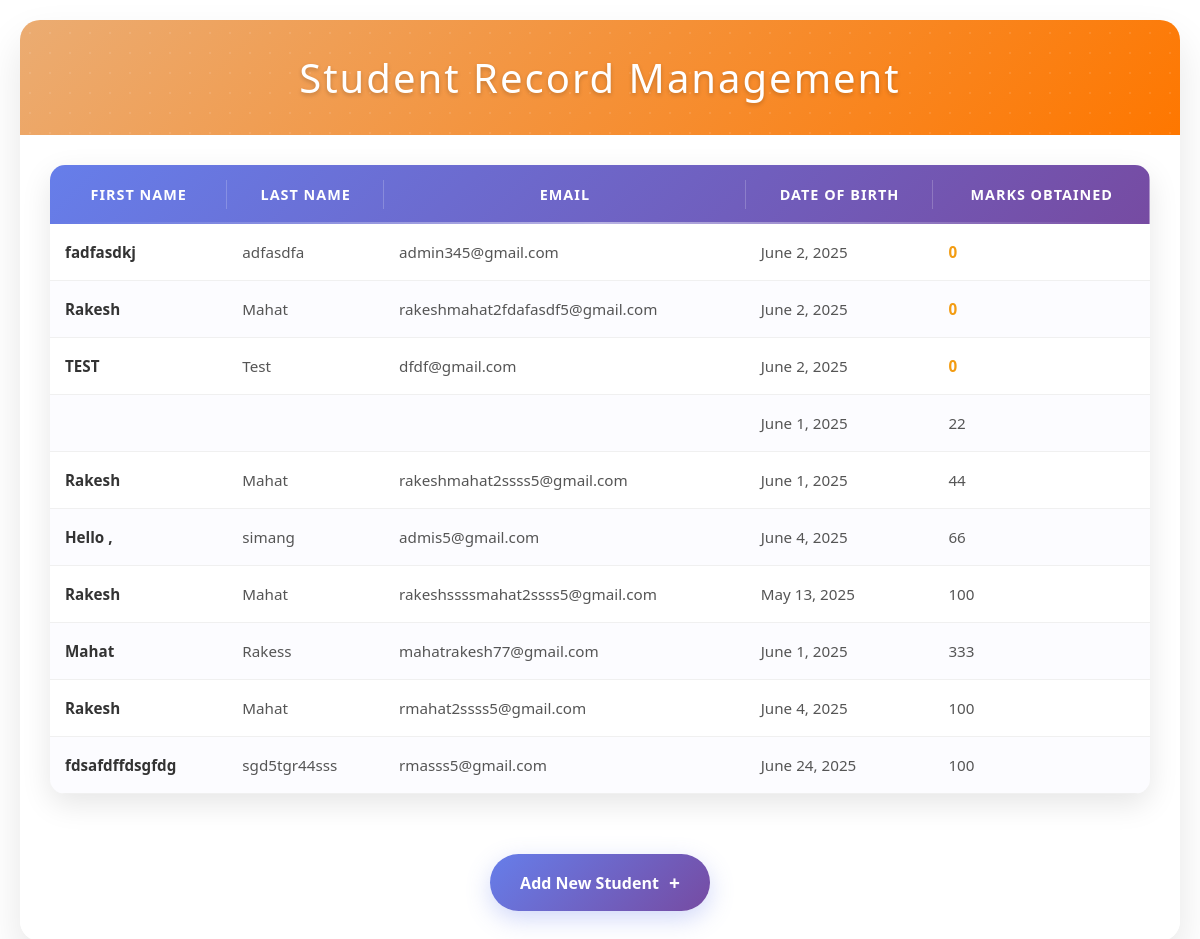
The page / on the database its author committed.
### home/models.py (models this page shows, shortened)
class Student(models.Model):
    first_name = models.CharField(max_length=30)
    last_name = models.CharField(max_length=30)
    email = models.EmailField(unique=True)
    marks = models.IntegerField(default=0)
    date_of_birth = models.DateField()

### home/views.py (the view)
# urls.py: path('', views.index, name='index'),
def index(request):
    record = Student.objects.all()
    context = {
        'record': record
    }
    return render(request, 'index.html', context)

### home/templates/index.html (shortened to what this page needs)
<!DOCTYPE html>
<html lang="en">
<head>
</head>
<body>
<div class="container">
    <div class="header">
        <h2>Student Record Management</h2>
    </div>
    <div class="table-container">
        <table id="studentTable">
            <thead>
                <tr>
                    <th>First Name</th>
                    <th>Last Name</th>
                    <th>Email</th>
                    <th>Date of Birth</th>
                    <th>Marks Obtained</th>
                </tr>
            </thead>
            <tbody>
                 {% for student in record %}
                <tr>
                    <td>{{ student.first_name }}</td>
                    <td>{{ student.last_name }}</td>
                    <td>{{ student.email }}</td>
                    <td>{{ student.date_of_birth }}</td>
                    <td class="marks-{{ student.marks|floatformat:0|add:0|default:'medium' }}">{{ student.marks }}</td>
                </tr>
                {% endfor %}
            </tbody>
        </table>
    </div>
    <div class="button-container">
        <a href="{% url 'student_add' %}" class="add-button">Add New Student</a>
    </div>
</div>
</body>
</html>

### home/templates/index.html (style rules this page uses)
* { margin: 0; padding: 0; box-sizing: border-box; }
body { font-family: 'Segoe UI', Tahoma, Geneva, Verdana, sans-serif; background: linear-gradient(135deg, #ffffff 0%, #ffffff 100%); min-height: 100vh; padding: 20px; color: #333; }
.container { max-width: 1200px; margin: 0 auto; background: rgba(255, 255, 255, 0.95); backdrop-filter: blur(10px); border-radius: 20px; box-shadow: 0 20px 40px rgba(0, 0, 0, 0.1); overflow: hidden; }
.header { background: linear-gradient(135deg, #ebac72 0%, #fe7700 100%); padding: 30px; text-align: center; position: relative; overflow: hidden; }
.header::before { content: ''; position: absolute; top: -50%; left: -50%; width: 200%; height: 200%; background: radial-gradient(circle, rgba(255,255,255,0.1) 1px, transparent 1px); background-size: 20px 20px; animation: float 20s infinite linear; }
.header h2 { color: white; font-size: 2.5rem; font-weight: 300; letter-spacing: 2px; text-shadow: 0 2px 4px rgba(0, 0, 0, 0.2); position: relative; z-index: 1; margin: 0; }
.table-container { padding: 30px; overflow-x: auto; }
table { width: 100%; border-collapse: collapse; background: white; border-radius: 15px; overflow: hidden; box-shadow: 0 10px 30px rgba(0, 0, 0, 0.1); margin-bottom: 30px; }
thead { background: linear-gradient(135deg, #667eea 0%, #764ba2 100%); position: relative; }
thead::after { content: ''; position: absolute; bottom: 0; left: 0; right: 0; height: 2px; background: linear-gradient(90deg, transparent, rgba(255,255,255,0.5), transparent); }
th { padding: 20px 15px; color: white; font-weight: 600; text-transform: uppercase; letter-spacing: 1px; font-size: 0.9rem; position: relative; }
th:not(:last-child)::after { content: ''; position: absolute; right: 0; top: 25%; height: 50%; width: 1px; background: rgba(255, 255, 255, 0.2); }
tbody tr { transition: all 0.3s ease; border-bottom: 1px solid #f0f0f0; }
tbody tr:nth-child(even) { background: rgba(102, 126, 234, 0.02); }
td { padding: 18px 15px; font-size: 0.95rem; color: #555; position: relative; }
td:first-child { font-weight: 600; color: #333; }
.add-button { display: inline-flex; align-items: center; gap: 10px; background: linear-gradient(135deg, #667eea 0%, #764ba2 100%); color: white; text-decoration: none; padding: 15px 30px; border-radius: 50px; font-weight: 600; font-size: 1rem; transition: all 0.3s ease; box-shadow: 0 8px 25px rgba(102, 126, 234, 0.3); position: relative; overflow: hidden; }
.add-button::before { content: ''; position: absolute; top: 0; left: -100%; width: 100%; height: 100%; background: linear-gradient(90deg, transparent, rgba(255,255,255,0.2), transparent); transition: left 0.5s ease; }
.add-button::after { content: '+'; font-size: 1.2rem; font-weight: bold; }
.button-container { text-align: center; padding: 0 30px 30px; }
tbody tr { opacity: 0; animation: fadeInUp 0.6s ease forwards; }
tbody tr:nth-child(1) { animation-delay: 0.1s; }
tbody tr:nth-child(2) { animation-delay: 0.2s; }
tbody tr:nth-child(3) { animation-delay: 0.3s; }
tbody tr:nth-child(4) { animation-delay: 0.4s; }
tbody tr:nth-child(5) { animation-delay: 0.5s; }
.marks-medium { color: #f39c12; font-weight: 600; }

### rows shown on the page
Student: first_name "fadfasdkj", last_name "adfasdfa", email "admin345@gmail.com", date_of_birth "June 2, 2025", marks "0"
Student: first_name "Rakesh", last_name "Mahat", email "rakeshmahat2fdafasdf5@gmail.com", date_of_birth "June 2, 2025", marks "0"
Student: first_name "TEST", last_name "Test", email "dfdf@gmail.com", date_of_birth "June 2, 2025", marks "0"
Student: date_of_birth "June 1, 2025", marks "22"
Student: first_name "Rakesh", last_name "Mahat", email "rakeshmahat2ssss5@gmail.com", date_of_birth "June 1, 2025", marks "44"
Student: first_name "Hello ,", last_name "simang", email "admis5@gmail.com", date_of_birth "June 4, 2025", marks "66"
Student: first_name "Rakesh", last_name "Mahat", email "rakeshssssmahat2ssss5@gmail.com", date_of_birth "May 13, 2025", marks "100"
Student: first_name "Mahat", last_name "Rakess", email "mahatrakesh77@gmail.com", date_of_birth "June 1, 2025", marks "333"
Student: first_name "Rakesh", last_name "Mahat", email "rmahat2ssss5@gmail.com", date_of_birth "June 4, 2025", marks "100"
Student: first_name "fdsafdffdsgfdg", last_name "sgd5tgr44sss", email "rmasss5@gmail.com", date_of_birth "June 24, 2025", marks "100"
